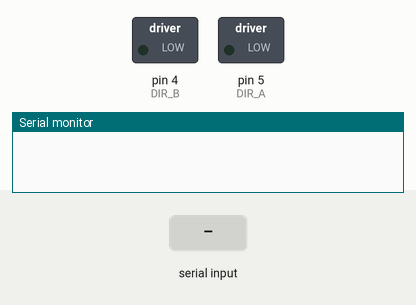
This sketch was run on a simulated Arduino Uno, built with avr-gcc and run on an emulated ATmega328P. Shown: switched loads named in the sketch (green lamp = pin HIGH), the last lines printed to the serial monitor. Inputs (shaded band) come from the test bench.

Above: at 1.2 s.
1.3 s: "1" received over Serial
At 1.9 s:
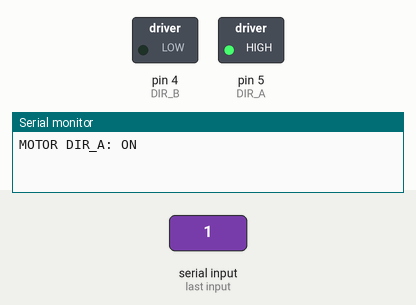
2.8 s: "2" received over Serial
At 4.0 s:
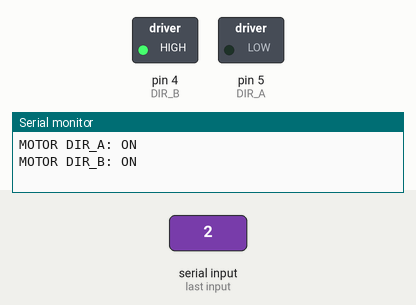
4.3 s: "0" received over Serial
At 5.4 s:
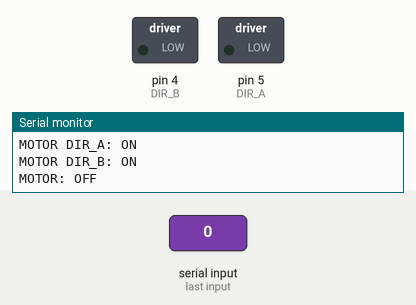
Timing chart, 0 to 7.3 s (numbered marks = the images above; inputs shaded):
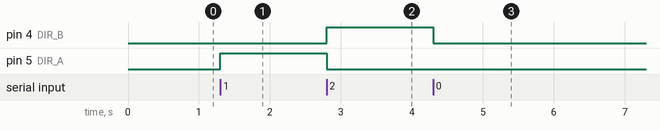

Measured:
- after the input at 1.3 s, pin 5 (DIR_A): LOW → HIGH at once
- after the input at 2.8 s, pin 4 (DIR_B): LOW → HIGH at once; pin 5 (DIR_A): HIGH → LOW at once
- after the input at 4.3 s, pin 4 (DIR_B): HIGH → LOW at once

The sketch:

ModificationMotorDrive.ino
```cpp
/*
Example sketch 13
SparkFun Motor Controller with Inputs.
Use the inputs to manually set the direction and speed of a motor.
*/
#include <SoftwareSerial.h>

//define the two direction logic pins and the speed / PWM pin
const int DIR_A = 5;
const int DIR_B = 4;
//const int PWM = 6;

int state = 0;

 void setup()
 {
   //set all pins as output
   pinMode(DIR_A, OUTPUT);
   pinMode(DIR_B, OUTPUT);
   //pinMode(PWM, OUTPUT);

   Serial.begin(38400); //Default communication rate of the BLE
  }
void loop()
{
   if (Serial.available() > 0) // Checks whether data is comming from the serial port
   {
      state = Serial.read(); // Reads the data from the serial port
   }
   if (state == '0')
   {
     //Keeps both motor directions off
     digitalWrite(DIR_A, LOW);
     digitalWrite(DIR_B, LOW);

     // Send back, to the phone, the String "MOTOR: OFF"
     Serial.println("MOTOR: OFF");

     //Sets the state back to zero
     state = 0;
   }
   if (state == '1')
   {
      //Turns DIR_A on and keeps DIR_B off
      digitalWrite(DIR_A, HIGH);
      digitalWrite(DIR_B, LOW);

      //Send back, to the phone the String:
      Serial.println("MOTOR DIR_A: ON");

      delay(1000);
      state = 0;
   }
   if (state == '2')
   {
      //Turns DIR_A on and keeps DIR_B off
      digitalWrite(DIR_A, LOW);
      digitalWrite(DIR_B, HIGH);

      //Send back, to the phone the String:
      Serial.println("MOTOR DIR_B: ON");

      delay(1000);
      state = 0;
   }
}
```
